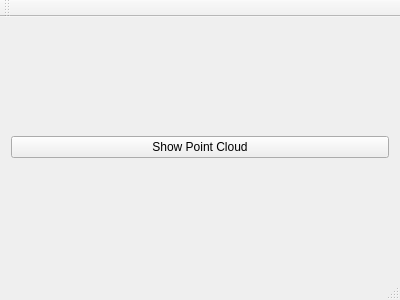
<?xml version="1.0" encoding="UTF-8"?>
<ui version="4.0">
 <class>MainWindow</class>
 <widget class="QMainWindow" name="MainWindow">
  <property name="geometry">
   <rect>
    <x>0</x>
    <y>0</y>
    <width>400</width>
    <height>300</height>
   </rect>
  </property>
  <property name="windowTitle">
   <string>MainWindow</string>
  </property>
  <widget class="QWidget" name="centralWidget">
   <layout class="QVBoxLayout" name="verticalLayout">
    <item>
     <widget class="QPushButton" name="pushButton_ShowPointCloud">
      <property name="text">
       <string>Show Point Cloud</string>
      </property>
     </widget>
    </item>
   </layout>
  </widget>
  <widget class="QMenuBar" name="menuBar">
   <property name="geometry">
    <rect>
     <x>0</x>
     <y>0</y>
     <width>400</width>
     <height>22</height>
    </rect>
   </property>
  </widget>
  <widget class="QToolBar" name="mainToolBar">
   <attribute name="toolBarArea">
    <enum>TopToolBarArea</enum>
   </attribute>
   <attribute name="toolBarBreak">
    <bool>false</bool>
   </attribute>
  </widget>
  <widget class="QStatusBar" name="statusBar"/>
 </widget>
 <layoutdefault spacing="6" margin="11"/>
 <resources/>
 <connections/>
</ui>
